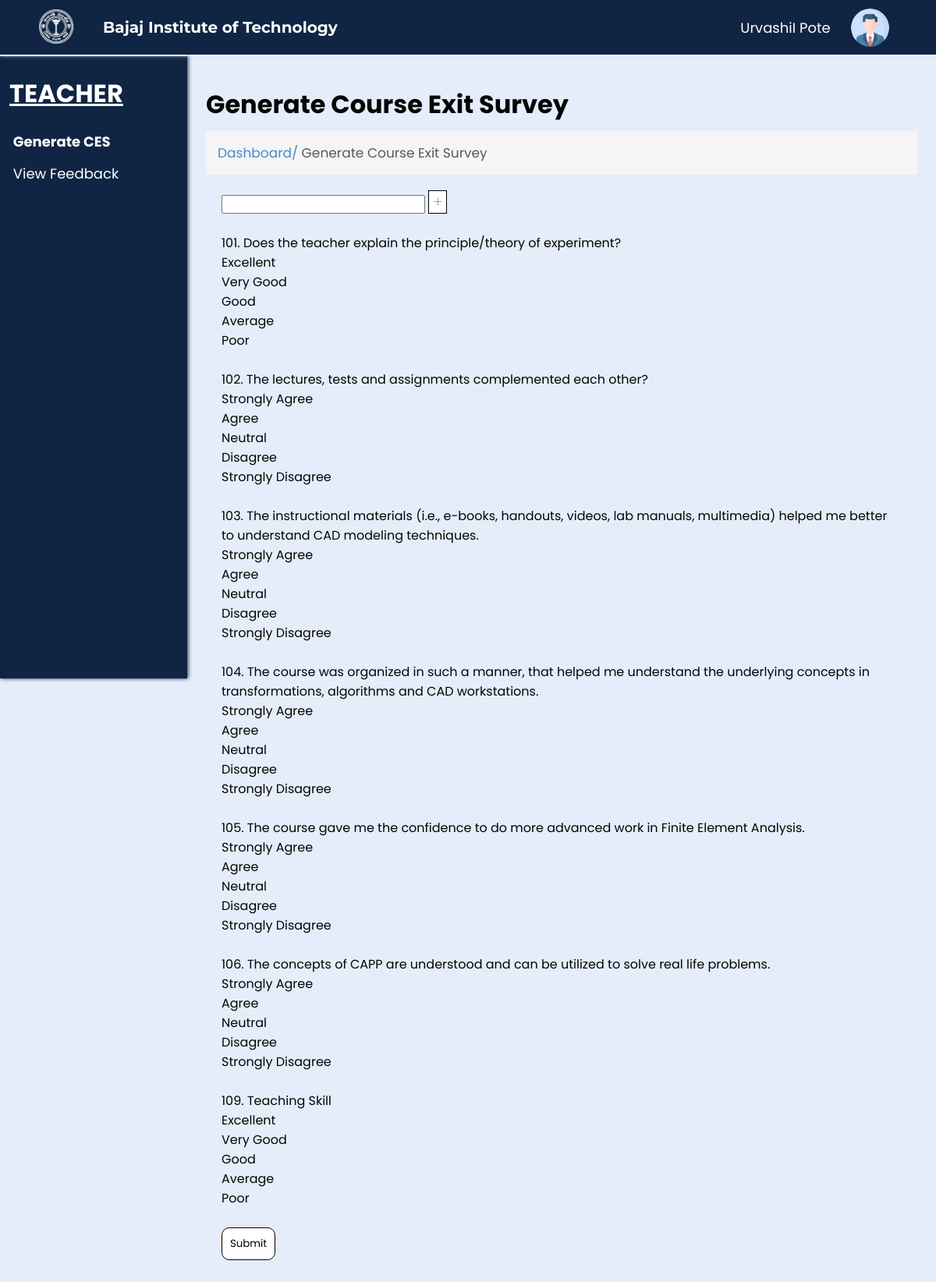
/next.php (signed in), run on the app's committed database.
### tables this page shows
CREATE TABLE `questions` (
  `questionid` int(100) NOT NULL,
  `question` text NOT NULL,
  `questiontype` text NOT NULL,
  `option1` text NOT NULL,
  `mark1` int(10) DEFAULT 10,
  `option2` text NOT NULL,
  `mark2` int(10) NOT NULL DEFAULT 8,
  `option3` text NOT NULL,
  `mark3` int(10) NOT NULL DEFAULT 5,
  `option4` text NOT NULL,
  `mark4` int(10) NOT NULL DEFAULT 3,
  `option5` text NOT NULL,
  `mark5` int(10) NOT NULL DEFAULT 1
);

### check.php (called while the page is built, shortened)
<?php
$fname = $_SESSION['fname'];
$lname = $_SESSION['lname'];
?>

### next.php (the view, shortened to what this page needs)
<?php
include('connect.php');
include('check.php');
$query = "select * from questions";
$result = mysqli_query($conn, $query);
?>
<!DOCTYPE html>
<html lang="en">
<head>
    <link rel="stylesheet" href="css/generate.css?v=<?php echo time(); ?>">
    <link rel="stylesheet" href="css/common.css?v=<?php echo time(); ?>">
</head>
<body>
    <div class="nav">
        <div class="img">
            <img id="img" src="images/bitlogo_transparent.png" alt="BIT Logo">
        </div>
        <h2 id="heading">Bajaj Institute of Technology</h2>
        <div class="links" id="links">
        <p class="input"><?php echo $fname, " ", $lname; ?></p>
            <img src="images/user.png" alt="User" width="7%" style="border-radius: 50%;">
        </div>
    </div>
    <div class="spaces"></div>
    <div class="main">
        <div class="left">
            <h1>TEACHER</h1>
            <ul>
                <li class="active"><a href="generatefeedback.php">Generate CES</a></li>
                <li><a href="viewfeedback.php">View Feedback</a></li>
            </ul>
        </div>
        <div class="right">
            <h1>Generate Course Exit Survey</h1>
            <p>Dashboard/<span> Generate Course Exit Survey</span></p>
            <div class="questions" id="questions">
                <form action="create_feedback.php" method="POST">
                    <input type="text" value="<?php echo $_GET['id'];?>" name="feed">
                    <a class="add" onclick="login()">+</a>
                    <br>
                    <br>
                    <?php
                    while ($row = mysqli_fetch_assoc($result)) {
                    ?>
                        <?php echo $row['questionid'], "."; ?> <?php echo $row['question']; ?><br>
                        <?php echo $row['option1']; ?><br>
                        <?php echo $row['option2']; ?><br>
                        <?php echo $row['option3']; ?><br>
                        <?php echo $row['option4']; ?><br>
                        <?php echo $row['option5']; ?> <br>
                        <br>
                    <?php
                    }
                    ?>
                    <input type="submit" value="Submit" name="submit1" class="submit">
                </form>
            </div>
        </div>
    </div>
</body>
</html>

### css/generate.css (style rules this page uses)
span { color: rgb(89, 89, 89); }
.questions { margin: 20px 20px; }
.add { background-color: white; color: black; border: 1px solid black; text-align: center; font-size: 20px; height: 30px; font-weight: lighter; margin: 10px 0; transition: 0.3s; margin-top: 30px; cursor: pointer; text-decoration: none; color: black; width: 30px; padding: 0 5px; }
.active { font-weight: bold; font-size: 20px; }
.submit { padding: 10px; background-color: white; border: 1px solid black; border-radius: 10px; cursor: pointer; }

### css/common.css (style rules this page uses)
* { margin: 0; padding: 0; box-sizing: border-box; font-family: 'Poppins', sans-serif; }
body { background-color: #E4EDF9; }
.nav { background-color: #102543; position: fixed; width: 100%; z-index: 100; height: 70px; box-shadow: 0px 1px 5px #E4EDF9; transition: 0.5s; }
.nav .img { transition: 0.5s; margin-left: 2%; padding: 1%; text-align: center; height: 100%; float: left; width: 8%; }
#img { height: 95%; transition: 0.5s; }
.nav .img img { height: 100%; width: auto; }
.links img { width: auto; height: 70%; cursor: pointer; }
.nav h2 { transition: 0.5s; color: white; display: flex; height: 70px; font-size: 20px; float: left; width: 30%; align-items: center; padding: 1%; font-family: 'Montserrat', sans-serif; }
.nav .links { margin-right: 5%; transition: 0.5s; display: flex; height: 70px; float: left; width: 55%; align-items: center; justify-content: right; gap: 4%; font-family: 'Montserrat', sans-serif; }
.spaces { height: 70px; }
.left { height: 100vh; width: 20vw; background-color: #102543; color: white; border-top: 2px solid #E4EDF9; box-shadow: 1px 0px 5px #102543; position: fixed; }
.left h1 { margin: 10% 5%; text-decoration: underline; }
.right { width: 100%; padding: 5vh 2vw; padding-left: 22vw; color: rgb(5, 5, 5); }
.left ul { list-style-type: none; margin: 10% 7%; }
.left li { cursor: pointer; font-size: 18px; margin-top: 7%; transition: 0.5s; }
.left li a { text-decoration: none; color: white; }
.right>p { margin-top: 10px; font-size: 17px; padding: 15px; background-color: #F5F5F5; color: #428BCA; }
.right>p span { color: rgb(89, 89, 89); }
.links .input { background-color: transparent; border: 0; color: white; font-size: 18px; }

### data on the page
questions: questionid "101", question "Does the teacher explain the principle/theory of experiment?", option1 "Excellent", option2 "Very Good", option3 "Good", option4 "Average", option5 "Poor"
questions: questionid "102", question "The lectures, tests and assignments complemented each other?", option1 "Strongly Agree", option2 "Agree", option3 "Neutral", option4 "Disagree", option5 "Strongly Disagree"
questions: questionid "103", question "The instructional materials (i.e., e-books, handouts, videos, lab manuals, multimedia) helped me better to understand CAD modeling techniques.", option1 "Strongly Agree", option2 "Agree", option3 "Neutral", option4 "Disagree", option5 "Strongly Disagree"
questions: questionid "104", question "The course was organized in such a manner, that helped me understand the underlying concepts in transformations, algorithms and CAD workstations.", option1 "Strongly Agree", option2 "Agree", option3 "Neutral", option4 "Disagree", option5 "Strongly Disagree"
questions: questionid "105", question "The course gave me the confidence to do more advanced work in Finite Element Analysis.", option1 "Strongly Agree", option2 "Agree", option3 "Neutral", option4 "Disagree", option5 "Strongly Disagree"
questions: questionid "106", question "The concepts of CAPP are understood and can be utilized to solve real life problems.", option1 "Strongly Agree", option2 "Agree", option3 "Neutral", option4 "Disagree", option5 "Strongly Disagree"
questions: questionid "109", question "Teaching Skill", option1 "Excellent", option2 "Very Good", option3 "Good", option4 "Average", option5 "Poor"

### other printed values
$fname "UrvashiI"
$lname "Pote"
